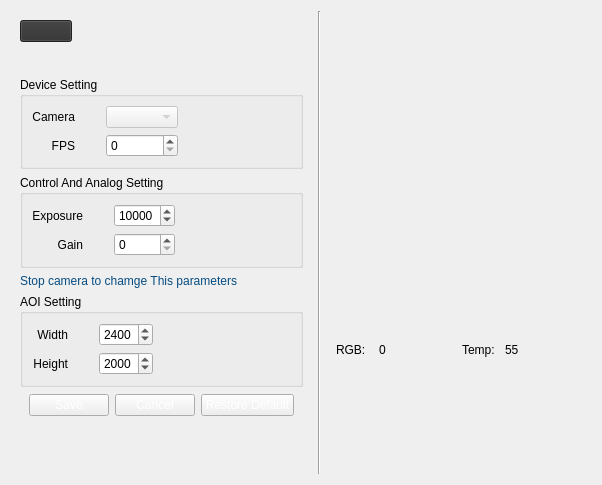
               <widget class="QWidget" name="settingpage_camera_tab">
                <property name="enabled">
                 <bool>true</bool>
                </property>
                <attribute name="title">
                 <string>Camera</string>
                </attribute>
                <layout class="QHBoxLayout" name="horizontalLayout_15">
                 <item>
                  <widget class="QFrame" name="settingpage_camera_left_side">
                   <property name="styleSheet">
                    <string notr="true"/>
                   </property>
                   <layout class="QVBoxLayout" name="camera_setting_lef_side">
                    <item>
                     <widget class="QFrame" name="settingpage_connection_buttons_frame">
                      <property name="styleSheet">
                       <string notr="true">QPushButton{
	width: 50px;
	min-width: 50px;
	max-width: 50px;
	background-color:rgb(48, 48, 48);
}

QPushButton:hover{
	background-color:rgb(70, 70, 70);
}

#settingpage_connection_buttons_frame
{
	margin-bottom: 20px;
}

QPushButton:disabled {
background-color:rgb(175, 175, 175);
}</string>
                      </property>
                      <layout class="QHBoxLayout" name="horizontalLayout_18">
                       <property name="leftMargin">
                        <number>0</number>
                       </property>
                       <property name="topMargin">
                        <number>0</number>
                       </property>
                       <item>
                        <widget class="QPushButton" name="settingpage_camera_start_btn">
                         <property name="styleSheet">
                          <string notr="true"/>
                         </property>
                         <property name="text">
                          <string/>
                         </property>
                         <property name="icon">
                          <iconset resource="Assets.qrc">
                           <normaloff>:/assets/Assets/icons/play-48.png</normaloff>:/assets/Assets/icons/play-48.png</iconset>
                         </property>
                         <property name="iconSize">
                          <size>
                           <width>30</width>
                           <height>30</height>
                          </size>
                         </property>
                        </widget>
                       </item>
                       <item>
                        <spacer name="horizontalSpacer_8">
                         <property name="orientation">
                          <enum>Qt::Horizontal</enum>
                         </property>
                         <property name="sizeHint" stdset="0">
                          <size>
                           <width>40</width>
                           <height>20</height>
                          </size>
                         </property>
                        </spacer>
                       </item>
                      </layout>
                     </widget>
                    </item>
                    <item>
                     <widget class="QGroupBox" name="settingpage_camera_device_group">
                      <property name="layoutDirection">
                       <enum>Qt::LeftToRight</enum>
                      </property>
                      <property name="autoFillBackground">
                       <bool>false</bool>
                      </property>
                      <property name="title">
                       <string>Device Setting</string>
                      </property>
                      <layout class="QGridLayout" name="gridLayout_7">
                       <item row="0" column="3">
                        <spacer name="horizontalSpacer_12">
                         <property name="orientation">
                          <enum>Qt::Horizontal</enum>
                         </property>
                         <property name="sizeHint" stdset="0">
                          <size>
                           <width>40</width>
                           <height>20</height>
                          </size>
                         </property>
                        </spacer>
                       </item>
                       <item row="0" column="0">
                        <widget class="QLabel" name="settingpage_camera_device_lbl">
                         <property name="text">
                          <string>Camera</string>
                         </property>
                         <property name="alignment">
                          <set>Qt::AlignRight|Qt::AlignTrailing|Qt::AlignVCenter</set>
                         </property>
                        </widget>
                       </item>
                       <item row="1" column="0">
                        <widget class="QLabel" name="settingpage_camera_fps_lbl">
                         <property name="text">
                          <string>FPS</string>
                         </property>
                         <property name="alignment">
                          <set>Qt::AlignRight|Qt::AlignTrailing|Qt::AlignVCenter</set>
                         </property>
                        </widget>
                       </item>
                       <item row="0" column="2">
                        <widget class="QComboBox" name="settingpage_camera_device_combobox">
                         <property name="enabled">
                          <bool>false</bool>
                         </property>
                        </widget>
                       </item>
                       <item row="1" column="2">
                        <widget class="QSpinBox" name="settingpage_camera_fps_spinbox">
                         <property name="enabled">
                          <bool>true</bool>
                         </property>
                        </widget>
                       </item>
                       <item row="0" column="1">
                        <spacer name="horizontalSpacer_33">
                         <property name="orientation">
                          <enum>Qt::Horizontal</enum>
                         </property>
                         <property name="sizeType">
                          <enum>QSizePolicy::Maximum</enum>
                         </property>
                         <property name="sizeHint" stdset="0">
                          <size>
                           <width>25</width>
                           <height>20</height>
                          </size>
                         </property>
                        </spacer>
                       </item>
                      </layout>
                     </widget>
                    </item>
                    <item>
                     <widget class="QGroupBox" name="settingpage_camera_control_group">
                      <property name="title">
                       <string>Control And Analog Setting</string>
                      </property>
                      <layout class="QGridLayout" name="gridLayout_8">
                       <item row="0" column="0">
                        <widget class="QLabel" name="settingpage_camera_exposure_lbl">
                         <property name="text">
                          <string>Exposure</string>
                         </property>
                         <property name="alignment">
                          <set>Qt::AlignRight|Qt::AlignTrailing|Qt::AlignVCenter</set>
                         </property>
                        </widget>
                       </item>
                       <item row="0" column="2">
                        <widget class="QSpinBox" name="settingpage_camera_exposure_spinbox">
                         <property name="enabled">
                          <bool>true</bool>
                         </property>
                         <property name="maximum">
                          <number>20000</number>
                         </property>
                         <property name="value">
                          <number>10000</number>
                         </property>
                        </widget>
                       </item>
                       <item row="0" column="3">
                        <spacer name="horizontalSpacer_13">
                         <property name="orientation">
                          <enum>Qt::Horizontal</enum>
                         </property>
                         <property name="sizeHint" stdset="0">
                          <size>
                           <width>40</width>
                           <height>20</height>
                          </size>
                         </property>
                        </spacer>
                       </item>
                       <item row="1" column="0">
                        <widget class="QLabel" name="settingpage_camera_gain_lbl">
                         <property name="text">
                          <string>Gain</string>
                         </property>
                         <property name="alignment">
                          <set>Qt::AlignRight|Qt::AlignTrailing|Qt::AlignVCenter</set>
                         </property>
                        </widget>
                       </item>
                       <item row="1" column="2">
                        <widget class="QSpinBox" name="settingpage_camera_gain_spinbox"/>
                       </item>
                       <item row="0" column="1">
                        <spacer name="horizontalSpacer_34">
                         <property name="orientation">
                          <enum>Qt::Horizontal</enum>
                         </property>
                         <property name="sizeType">
                          <enum>QSizePolicy::Maximum</enum>
                         </property>
                         <property name="sizeHint" stdset="0">
                          <size>
                           <width>25</width>
                           <height>20</height>
                          </size>
                         </property>
                        </spacer>
                       </item>
                      </layout>
                     </widget>
                    </item>
                    <item>
                     <widget class="QLabel" name="label_69">
                      <property name="styleSheet">
                       <string notr="true">max-width: 16666px;
color: rgb(6, 76, 130);</string>
                      </property>
                      <property name="text">
                       <string>Stop camera to chamge This parameters</string>
                      </property>
                     </widget>
                    </item>
                    <item>
                     <widget class="QGroupBox" name="settingpage_camera_AOI_group">
                      <property name="title">
                       <string>AOI Setting</string>
                      </property>
                      <layout class="QGridLayout" name="gridLayout_6">
                       <item row="1" column="0">
                        <widget class="QLabel" name="settingpage_camera_width_lbl">
                         <property name="text">
                          <string>Width</string>
                         </property>
                         <property name="alignment">
                          <set>Qt::AlignRight|Qt::AlignTrailing|Qt::AlignVCenter</set>
                         </property>
                        </widget>
                       </item>
                       <item row="2" column="2">
                        <widget class="QSpinBox" name="settingpage_camera_height_spinbox">
                         <property name="maximum">
                          <number>5000</number>
                         </property>
                         <property name="value">
                          <number>2000</number>
                         </property>
                        </widget>
                       </item>
                       <item row="1" column="2">
                        <widget class="QSpinBox" name="settingpage_camera_width_spinbox">
                         <property name="maximum">
                          <number>5000</number>
                         </property>
                         <property name="singleStep">
                          <number>10</number>
                         </property>
                         <property name="value">
                          <number>2400</number>
                         </property>
                        </widget>
                       </item>
                       <item row="2" column="0">
                        <widget class="QLabel" name="settingpage_camera_height_lbl">
                         <property name="text">
                          <string>Height</string>
                         </property>
                         <property name="alignment">
                          <set>Qt::AlignRight|Qt::AlignTrailing|Qt::AlignVCenter</set>
                         </property>
                        </widget>
                       </item>
                       <item row="1" column="3">
                        <spacer name="horizontalSpacer_14">
                         <property name="orientation">
                          <enum>Qt::Horizontal</enum>
                         </property>
                         <property name="sizeHint" stdset="0">
                          <size>
                           <width>40</width>
                           <height>20</height>
                          </size>
                         </property>
                        </spacer>
                       </item>
                       <item row="1" column="1">
                        <spacer name="horizontalSpacer_35">
                         <property name="orientation">
                          <enum>Qt::Horizontal</enum>
                         </property>
                         <property name="sizeType">
                          <enum>QSizePolicy::Maximum</enum>
                         </property>
                         <property name="sizeHint" stdset="0">
                          <size>
                           <width>25</width>
                           <height>20</height>
                          </size>
                         </property>
                        </spacer>
                       </item>
                      </layout>
                     </widget>
                    </item>
                    <item>
                     <widget class="QFrame" name="horizontalFrame_2">
                      <property name="styleSheet">
                       <string notr="true">QPushButton{

	color: #ffffff;

}</string>
                      </property>
                      <layout class="QHBoxLayout" name="settingpage_camera_connect_groupe">
                       <property name="topMargin">
                        <number>1</number>
                       </property>
                       <item>
                        <widget class="QPushButton" name="settingpage_camera_save_btn">
                         <property name="enabled">
                          <bool>true</bool>
                         </property>
                         <property name="text">
                          <string>Save</string>
                         </property>
                        </widget>
                       </item>
                       <item>
                        <widget class="QPushButton" name="settingpage_camera_cancel_btn">
                         <property name="text">
                          <string>Cancel</string>
                         </property>
                        </widget>
                       </item>
                       <item>
                        <widget class="QPushButton" name="settingpage_camera_restore_btn">
                         <property name="text">
                          <string>Restore Default</string>
                         </property>
                        </widget>
                       </item>
                      </layout>
                     </widget>
                    </item>
                    <item>
                     <spacer name="verticalSpacer_5">
                      <property name="orientation">
                       <enum>Qt::Vertical</enum>
                      </property>
                      <property name="sizeHint" stdset="0">
                       <size>
                        <width>20</width>
                        <height>40</height>
                       </size>
                      </property>
                     </spacer>
                    </item>
                   </layout>
                  </widget>
                 </item>
                 <item>
                  <widget class="Line" name="line_17">
                   <property name="orientation">
                    <enum>Qt::Vertical</enum>
                   </property>
                  </widget>
                 </item>
                 <item>
                  <layout class="QVBoxLayout" name="settingpage_camera_right_side">
                   <item>
                    <widget class="QLabel" name="settingpage_camera_live_lbl">
                     <property name="minimumSize">
                      <size>
                       <width>10</width>
                       <height>0</height>
                      </size>
                     </property>
                     <property name="maximumSize">
                      <size>
                       <width>810</width>
                       <height>800</height>
                      </size>
                     </property>
                     <property name="toolTipDuration">
                      <number>-2</number>
                     </property>
                     <property name="styleSheet">
                      <string notr="true">min-width : 0;
max-width : 800px;
max-height : 800px;
</string>
                     </property>
                     <property name="text">
                      <string/>
                     </property>
                     <property name="pixmap">
                      <pixmap resource="Assets.qrc">:/assets/Assets/images/camera-error-500.png</pixmap>
                     </property>
                     <property name="scaledContents">
                      <bool>false</bool>
                     </property>
                     <property name="alignment">
                      <set>Qt::AlignCenter</set>
                     </property>
                    </widget>
                   </item>
                   <item>
                    <widget class="QFrame" name="horizontalFrame_4">
                     <property name="styleSheet">
                      <string notr="true">QLabel
{
	width:auto;
	max-width: auto;
	min-width: 0px;

}</string>
                     </property>
                     <layout class="QHBoxLayout" name="horizontalLayout_16">
                      <property name="topMargin">
                       <number>19</number>
                      </property>
                      <item>
                       <widget class="QLabel" name="label_13">
                        <property name="minimumSize">
                         <size>
                          <width>47</width>
                          <height>0</height>
                         </size>
                        </property>
                        <property name="maximumSize">
                         <size>
                          <width>47</width>
                          <height>16777215</height>
                         </size>
                        </property>
                        <property name="text">
                         <string>RGB:</string>
                        </property>
                       </widget>
                      </item>
                      <item>
                       <widget class="QLabel" name="label_15">
                        <property name="minimumSize">
                         <size>
                          <width>47</width>
                          <height>0</height>
                         </size>
                        </property>
                        <property name="maximumSize">
                         <size>
                          <width>47</width>
                          <height>16777215</height>
                         </size>
                        </property>
                        <property name="text">
                         <string>0</string>
                        </property>
                       </widget>
                      </item>
                      <item>
                       <spacer name="horizontalSpacer_10">
                        <property name="orientation">
                         <enum>Qt::Horizontal</enum>
                        </property>
                        <property name="sizeHint" stdset="0">
                         <size>
                          <width>40</width>
                          <height>20</height>
                         </size>
                        </property>
                       </spacer>
                      </item>
                      <item>
                       <widget class="QLabel" name="label_20">
                        <property name="text">
                         <string>Temp: </string>
                        </property>
                       </widget>
                      </item>
                      <item>
                       <widget class="QLabel" name="label_21">
                        <property name="text">
                         <string>55</string>
                        </property>
                       </widget>
                      </item>
                      <item>
                       <spacer name="horizontalSpacer_11">
                        <property name="orientation">
                         <enum>Qt::Horizontal</enum>
                        </property>
                        <property name="sizeHint" stdset="0">
                         <size>
                          <width>40</width>
                          <height>20</height>
                         </size>
                        </property>
                       </spacer>
                      </item>
                     </layout>
                    </widget>
                   </item>
                   <item>
                    <spacer name="horizontalSpacer_9">
                     <property name="orientation">
                      <enum>Qt::Horizontal</enum>
                     </property>
                     <property name="sizeHint" stdset="0">
                      <size>
                       <width>40</width>
                       <height>20</height>
                      </size>
                     </property>
                    </spacer>
                   </item>
                  </layout>
                 </item>
                </layout>
               </widget>
